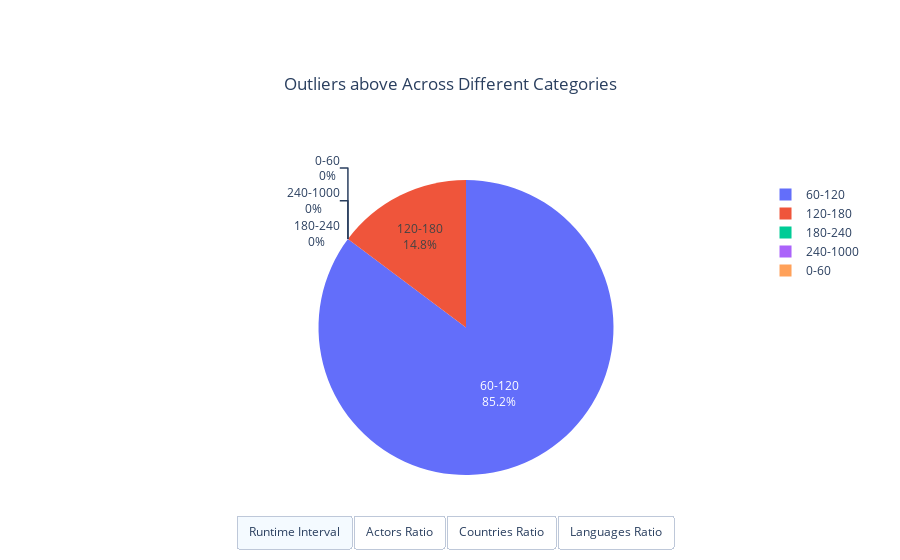

Write notebook code for a chart like this one.
### Code cell
create_interactive_plots(outliers_above, final,"Outliers above Across Different Categories")

# Save the plot as an HTML file (for interactive features)
fig.write_html('assets/plots/outliers_above.html')

# Save the plot as an image file (e.g., PNG)
fig.write_image('assets/plots/outliers_above.png', engine='kaleido')

### Figure 1 — Plotly figure (JSON) as saved in the notebook; plotly's stock layout.template omitted (floating-point values rounded to 4 significant figures)
{"data": [{"hoverinfo": "label+percent+name", "labels": ["60-120", "120-180", "180-240", "240-1000", "0-60"], "name": "Runtime", "textinfo": "label+percent", "type": "pie", "values": [150, 26, 0, 0, 0]}, {"hoverinfo": "label+percent+name", "labels": ["0-25%", "25-50%", "50-75%", "75-100%"], "name": "Actors", "textinfo": "label+percent", "type": "pie", "values": [105, 62, 9, 0], "visible": false}, {"hoverinfo": "label+percent+name", "labels": ["75-100%", "25-50%", "0-25%", "50-75%"], "name": "Countries", "textinfo": "label+percent", "type": "pie", "values": [167, 8, 1, 0], "visible": false}, {"hoverinfo": "label+percent+name", "labels": ["75-100%", "25-50%", "50-75%", "0-25%"], "name": "Languages", "textinfo": "label+percent", "type": "pie", "values": [157, 8, 6, 5], "visible": false}], "layout": {"margin": {"t": 180}, "title": {"text": "Outliers above Across Different Categories", "x": 0.5}, "updatemenus": [{"buttons": [{"args": [{"visible": [true, false, false, false]}], "label": "Runtime Interval", "method": "update"}, {"args": [{"visible": [false, true, false, false]}], "label": "Actors Ratio", "method": "update"}, {"args": [{"visible": [false, false, true, false]}], "label": "Countries Ratio", "method": "update"}, {"args": [{"visible": [false, false, false, true]}], "label": "Languages Ratio", "method": "update"}], "direction": "left", "pad": {"r": 10, "t": 10}, "showactive": true, "type": "buttons", "x": 0.1, "xanchor": "left", "y": -0.1, "yanchor": "top"}]}}
